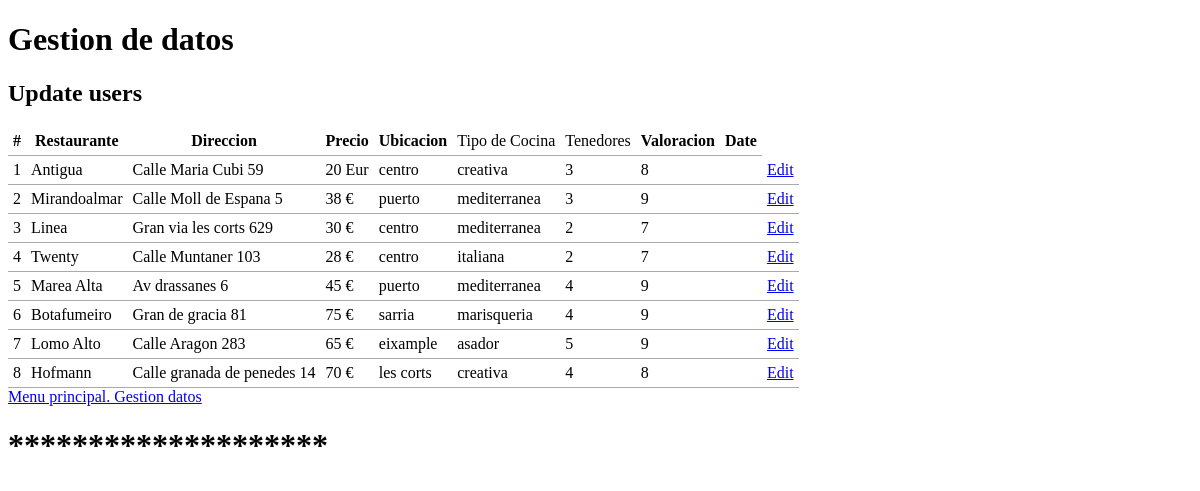
/update_r.php, run on the app's committed database.
### tables this page shows
CREATE TABLE if not exists gastronomia (
	id INT(11) UNSIGNED AUTO_INCREMENT PRIMARY KEY, 
	restaurante VARCHAR(50) NOT NULL,
	direccion VARCHAR(30) NOT NULL,
	precio VARCHAR(30) NOT NULL,
	ubicacion VARCHAR(30) NOT NULL,
	tipococina VARCHAR(30) NOT NULL,
	tenedores VARCHAR(30) NOT NULL,
	valoracion VARCHAR(30) NOT NULL,
	date TIMESTAMP
);

### common.php (called while the page is built, shortened)
<?php
function escape($html) {
    return htmlspecialchars($html, ENT_QUOTES | ENT_SUBSTITUTE, "UTF-8");
}

### public/update_r.php (the view)
<?php
require "../config.php";
require "../common.php";
try {
  $connection = new PDO($dsn, $username, $password, $options);
  $sql = "SELECT * FROM gastronomia";
  $statement = $connection->prepare($sql);
  $statement->execute();
  $result = $statement->fetchAll();
} catch(PDOException $error) {
  echo $sql . "<br>" . $error->getMessage();
}
?>
<?php require "templates/header.php"; ?>
<h2>Update users</h2>
<table>
    <thead>
        <tr>
          <th>#</th>
          <th>Restaurante</th>
          <th>Direccion</th>
          <th>Precio</th>
          <th>Ubicacion</th>
		  <td>Tipo de Cocina</td>
		  <td>Tenedores</td>
          <th>Valoracion</th>
          <th>Date</th>
        </tr>
    </thead>
    <tbody>
    <?php foreach ($result as $row) : ?>
        <tr>
          <td><?php echo escape($row["id"]); ?></td>
          <td><?php echo escape($row["restaurante"]); ?></td>
          <td><?php echo escape($row["direccion"]); ?></td>
          <td><?php echo escape($row["precio"]); ?></td>
          <td><?php echo escape($row["ubicacion"]); ?></td>
		  <td><?php echo escape($row["tipococina"]); ?></td>
		  <td><?php echo escape($row["tenedores"]); ?></td>
          <td><?php echo escape($row["valoracion"]); ?></td>
          <td><?php echo escape($row["date"]); ?> </td>
            <td><a href="update-single_r.php?id=<?php echo escape($row["id"]); ?>">Edit</a></td>
        </tr>
    <?php endforeach; ?>
    </tbody>
</table>
<a href="index.php">Menu principal. Gestion datos</a>
<?php require "templates/footer.php"; ?>

### public/css/style.css (style rules this page uses)
table { border-collapse: collapse; border-spacing: 0; }
td, th { padding: 5px; border-bottom: 1px solid #aaa; }

### data on the page
gastronomia: id "1", restaurante "Antigua", direccion "Calle Maria Cubi 59", precio "20 Eur", ubicacion "centro", tipococina "creativa", tenedores "3", valoracion "8"
gastronomia: id "2", restaurante "Mirandoalmar", direccion "Calle Moll de Espana 5", precio "38 €", ubicacion "puerto", tipococina "mediterranea", tenedores "3", valoracion "9"
gastronomia: id "3", restaurante "Linea", direccion "Gran via les corts 629", precio "30 €", ubicacion "centro", tipococina "mediterranea", tenedores "2", valoracion "7"
gastronomia: id "4", restaurante "Twenty", direccion "Calle Muntaner 103", precio "28 €", ubicacion "centro", tipococina "italiana", tenedores "2", valoracion "7"
gastronomia: id "5", restaurante "Marea Alta", direccion "Av drassanes 6", precio "45 €", ubicacion "puerto", tipococina "mediterranea", tenedores "4", valoracion "9"
gastronomia: id "6", restaurante "Botafumeiro", direccion "Gran de gracia 81", precio "75 €", ubicacion "sarria", tipococina "marisqueria", tenedores "4", valoracion "9"
gastronomia: id "7", restaurante "Lomo Alto", direccion "Calle Aragon 283", precio "65 €", ubicacion "eixample", tipococina "asador", tenedores "5", valoracion "9"
gastronomia: id "8", restaurante "Hofmann", direccion "Calle granada de penedes 14", precio "70 €", ubicacion "les corts", tipococina "creativa", tenedores "4", valoracion "8"
